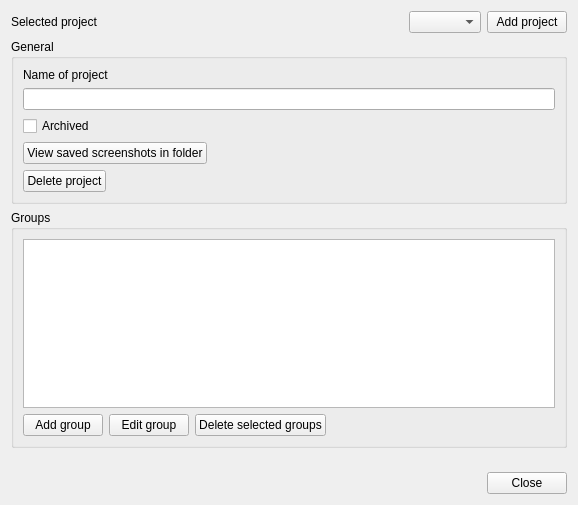
<?xml version="1.0" encoding="UTF-8"?>
<ui version="4.0">
 <class>ManageProjectsWindow_UI</class>
 <widget class="QWidget" name="ManageProjectsWindow_UI">
  <property name="geometry">
   <rect>
    <x>0</x>
    <y>0</y>
    <width>578</width>
    <height>505</height>
   </rect>
  </property>
  <property name="windowTitle">
   <string>Manage projects</string>
  </property>
  <property name="locale">
   <locale language="English" country="World"/>
  </property>
  <layout class="QVBoxLayout" name="verticalLayout">
   <item>
    <layout class="QHBoxLayout" name="horizontalLayout">
     <item>
      <widget class="QLabel" name="ManageProjects_SelectedProjectLabel">
       <property name="text">
        <string>Selected project</string>
       </property>
      </widget>
     </item>
     <item>
      <spacer name="horizontalSpacer_5">
       <property name="orientation">
        <enum>Qt::Orientation::Horizontal</enum>
       </property>
       <property name="sizeHint" stdset="0">
        <size>
         <width>40</width>
         <height>20</height>
        </size>
       </property>
      </spacer>
     </item>
     <item>
      <widget class="QComboBox" name="ManageProjects_SelectedProjectCombobox"/>
     </item>
     <item>
      <widget class="QPushButton" name="ManageProjects_AddProjectButton">
       <property name="text">
        <string>Add project</string>
       </property>
      </widget>
     </item>
    </layout>
   </item>
   <item>
    <widget class="QGroupBox" name="ManageProjects_GeneralGroup">
     <property name="title">
      <string>General</string>
     </property>
     <layout class="QVBoxLayout" name="verticalLayout_2">
      <item>
       <widget class="QLabel" name="ManageProjects_NameProjectLabel">
        <property name="text">
         <string>Name of project</string>
        </property>
       </widget>
      </item>
      <item>
       <widget class="QLineEdit" name="ManageProjects_NameProjectLineedit"/>
      </item>
      <item>
       <widget class="QCheckBox" name="ManageProjects_Archived">
        <property name="text">
         <string>Archived</string>
        </property>
       </widget>
      </item>
      <item>
       <layout class="QHBoxLayout" name="horizontalLayout_2">
        <item>
         <widget class="QPushButton" name="ManageProjects_ViewInFilesButton">
          <property name="text">
           <string>View saved screenshots in folder</string>
          </property>
          <property name="icon">
           <iconset theme="QIcon::ThemeIcon::FolderOpen"/>
          </property>
         </widget>
        </item>
        <item>
         <spacer name="horizontalSpacer">
          <property name="orientation">
           <enum>Qt::Orientation::Horizontal</enum>
          </property>
          <property name="sizeHint" stdset="0">
           <size>
            <width>40</width>
            <height>20</height>
           </size>
          </property>
         </spacer>
        </item>
       </layout>
      </item>
      <item>
       <layout class="QHBoxLayout" name="horizontalLayout_3">
        <item>
         <widget class="QPushButton" name="ManageProjects_DeleteButton">
          <property name="text">
           <string>Delete project</string>
          </property>
          <property name="icon">
           <iconset theme="QIcon::ThemeIcon::EditDelete"/>
          </property>
         </widget>
        </item>
        <item>
         <spacer name="horizontalSpacer_2">
          <property name="orientation">
           <enum>Qt::Orientation::Horizontal</enum>
          </property>
          <property name="sizeHint" stdset="0">
           <size>
            <width>40</width>
            <height>20</height>
           </size>
          </property>
         </spacer>
        </item>
       </layout>
      </item>
     </layout>
    </widget>
   </item>
   <item>
    <widget class="QGroupBox" name="ManageProjects_GroupsGroup">
     <property name="title">
      <string>Groups</string>
     </property>
     <layout class="QVBoxLayout" name="verticalLayout_3">
      <item>
       <widget class="QListWidget" name="ManageProjects_GoupsList">
        <property name="locale">
         <locale language="English" country="AmericanSamoa"/>
        </property>
       </widget>
      </item>
      <item>
       <layout class="QHBoxLayout" name="horizontalLayout_5">
        <item>
         <widget class="QPushButton" name="ManageProjects_AddGroupButton">
          <property name="text">
           <string>Add group</string>
          </property>
         </widget>
        </item>
        <item>
         <widget class="QPushButton" name="ManageProjects_EditGroupButton">
          <property name="text">
           <string>Edit group</string>
          </property>
         </widget>
        </item>
        <item>
         <widget class="QPushButton" name="ManageProjects_DeleteGroupButton">
          <property name="text">
           <string>Delete selected groups</string>
          </property>
         </widget>
        </item>
        <item>
         <spacer name="horizontalSpacer_4">
          <property name="orientation">
           <enum>Qt::Orientation::Horizontal</enum>
          </property>
          <property name="sizeHint" stdset="0">
           <size>
            <width>40</width>
            <height>20</height>
           </size>
          </property>
         </spacer>
        </item>
       </layout>
      </item>
     </layout>
    </widget>
   </item>
   <item>
    <spacer name="verticalSpacer">
     <property name="orientation">
      <enum>Qt::Orientation::Vertical</enum>
     </property>
     <property name="sizeHint" stdset="0">
      <size>
       <width>20</width>
       <height>40</height>
      </size>
     </property>
    </spacer>
   </item>
   <item>
    <layout class="QHBoxLayout" name="horizontalLayout_4">
     <item>
      <spacer name="horizontalSpacer_3">
       <property name="orientation">
        <enum>Qt::Orientation::Horizontal</enum>
       </property>
       <property name="sizeHint" stdset="0">
        <size>
         <width>40</width>
         <height>20</height>
        </size>
       </property>
      </spacer>
     </item>
     <item>
      <widget class="QPushButton" name="ManageProjects_CloseButton">
       <property name="text">
        <string>Close</string>
       </property>
      </widget>
     </item>
    </layout>
   </item>
  </layout>
 </widget>
 <resources/>
 <connections/>
</ui>
